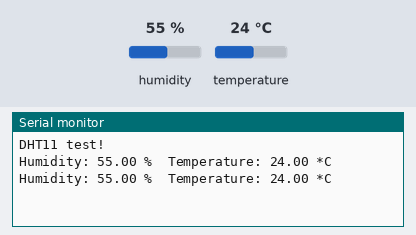
The sketch below on a simulated Arduino Uno, built with avr-gcc and run on an emulated ATmega328P. Shown: the last lines printed to the serial monitor. Wiring (inferred from the names in the program): DHT11 sensor: data pin 2. The test bench sets the inputs (shaded band); at power-on: humidity 55 %, temperature 24 °C.

Above: at 5.3 s.
5.4 s: humidity set to 22 %
At 8.3 s:
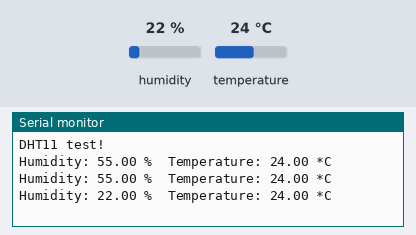
8.8 s: temperature set to 12 °C
At 10.3 s:
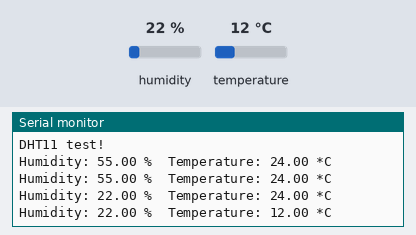
12.2 s: humidity set to 40 %
At 14.3 s:
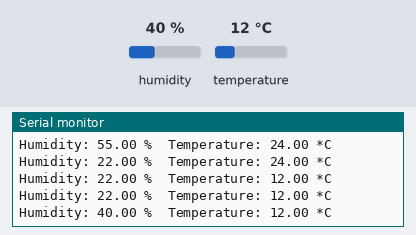
Timing chart, 0 to 15.8 s (numbered marks = the images above; inputs shaded):
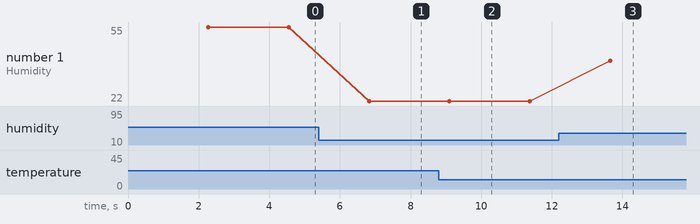

The sketch:

Humidity_Temperature_Sensor.ino
```cpp
#include "DHT.h"
#define DHTPIN 2     // what pin we're connected to
#define DHTTYPE DHT11   // define type of sensor DHT 11
DHT dht (DHTPIN, DHTTYPE);
void setup()
{
Serial.begin(9600);
Serial.println("DHT11 test!");
dht.begin();
}
void loop()
{
delay(2000);
float h = dht.readHumidity();
float t = dht.readTemperature();

if (isnan(h) || isnan(t))
{
Serial.println("Failed to read from DHT sensor!");
return;
}
Serial.print("Humidity: ");
Serial.print(h);
Serial.print(" %\t");
Serial.print("Temperature: ");
Serial.print(t);
Serial.println(" *C ");
}
```

Measured:
- after the input at 5.4 s, the serial monitor: prints a new line after 1.4 s (image 1)
- after the input at 8.8 s, the serial monitor: prints a new line after 0.30 s (image 2)
- after the input at 12.2 s, the serial monitor: prints a new line after 1.4 s (image 3)
- plotted number 1: 55 → 22 after the input at 5.4 s, 22 → 40 after the input at 12.2 s
